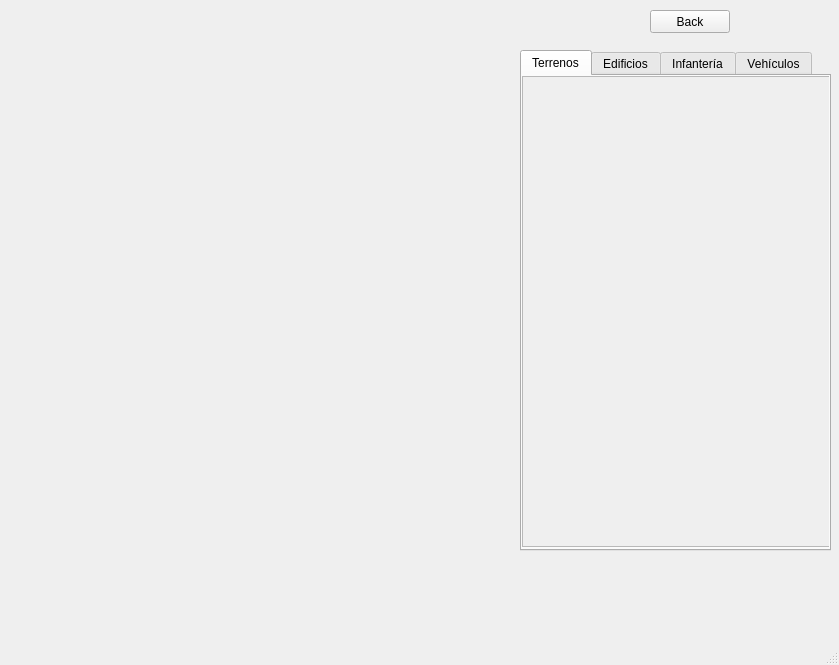
<?xml version="1.0" encoding="UTF-8"?>
<ui version="4.0">
 <class>MainWindow</class>
 <widget class="QMainWindow" name="MainWindow">
  <property name="geometry">
   <rect>
    <x>0</x>
    <y>0</y>
    <width>839</width>
    <height>665</height>
   </rect>
  </property>
  <property name="windowTitle">
   <string>MainWindow</string>
  </property>
  <widget class="QWidget" name="centralwidget">
   <widget class="QTabWidget" name="tabWidget">
    <property name="geometry">
     <rect>
      <x>520</x>
      <y>50</y>
      <width>311</width>
      <height>501</height>
     </rect>
    </property>
    <property name="currentIndex">
     <number>0</number>
    </property>
    <widget class="QWidget" name="tab_terrenos">
     <attribute name="title">
      <string>Terrenos</string>
     </attribute>
     <widget class="QScrollArea" name="scrollArea_terrenos">
      <property name="geometry">
       <rect>
        <x>0</x>
        <y>0</y>
        <width>381</width>
        <height>471</height>
       </rect>
      </property>
      <property name="widgetResizable">
       <bool>true</bool>
      </property>
      <widget class="QWidget" name="scrollAreaWidgetContents_terrenos">
       <property name="geometry">
        <rect>
         <x>0</x>
         <y>0</y>
         <width>379</width>
         <height>469</height>
        </rect>
       </property>
      </widget>
     </widget>
    </widget>
    <widget class="QWidget" name="tab_edificios">
     <attribute name="title">
      <string>Edificios</string>
     </attribute>
     <widget class="QScrollArea" name="scrollArea_edificios">
      <property name="geometry">
       <rect>
        <x>0</x>
        <y>0</y>
        <width>381</width>
        <height>471</height>
       </rect>
      </property>
      <property name="widgetResizable">
       <bool>true</bool>
      </property>
      <widget class="QWidget" name="scrollAreaWidgetContents_3">
       <property name="geometry">
        <rect>
         <x>0</x>
         <y>0</y>
         <width>379</width>
         <height>469</height>
        </rect>
       </property>
       <widget class="QWidget" name="gridLayoutWidget_3">
        <property name="geometry">
         <rect>
          <x>-1</x>
          <y>-1</y>
          <width>381</width>
          <height>481</height>
         </rect>
        </property>
        <layout class="QGridLayout" name="gridLayout_3"/>
       </widget>
      </widget>
     </widget>
    </widget>
    <widget class="QWidget" name="tab_infanteria">
     <attribute name="title">
      <string>Infantería</string>
     </attribute>
     <widget class="QScrollArea" name="scrollArea_infanteria">
      <property name="geometry">
       <rect>
        <x>0</x>
        <y>0</y>
        <width>311</width>
        <height>421</height>
       </rect>
      </property>
      <property name="widgetResizable">
       <bool>true</bool>
      </property>
      <widget class="QWidget" name="scrollAreaWidgetContents">
       <property name="geometry">
        <rect>
         <x>0</x>
         <y>0</y>
         <width>309</width>
         <height>419</height>
        </rect>
       </property>
       <widget class="QWidget" name="gridLayoutWidget_2">
        <property name="geometry">
         <rect>
          <x>-1</x>
          <y>-1</y>
          <width>311</width>
          <height>421</height>
         </rect>
        </property>
        <layout class="QGridLayout" name="gridLayout_2"/>
       </widget>
      </widget>
     </widget>
    </widget>
    <widget class="QWidget" name="tab_vehiculos">
     <attribute name="title">
      <string>Vehículos</string>
     </attribute>
     <layout class="QHBoxLayout" name="horizontalLayout">
      <item>
       <widget class="QScrollArea" name="scrollArea_vehiculos">
        <property name="widgetResizable">
         <bool>true</bool>
        </property>
        <widget class="QWidget" name="scrollAreaWidgetContents_4">
         <property name="geometry">
          <rect>
           <x>0</x>
           <y>0</y>
           <width>291</width>
           <height>456</height>
          </rect>
         </property>
         <widget class="QWidget" name="gridLayoutWidget">
          <property name="geometry">
           <rect>
            <x>-1</x>
            <y>-1</y>
            <width>361</width>
            <height>461</height>
           </rect>
          </property>
          <layout class="QGridLayout" name="gridLayout"/>
         </widget>
        </widget>
       </widget>
      </item>
     </layout>
    </widget>
   </widget>
   <widget class="QPushButton" name="backButton">
    <property name="geometry">
     <rect>
      <x>650</x>
      <y>10</y>
      <width>80</width>
      <height>23</height>
     </rect>
    </property>
    <property name="text">
     <string>Back</string>
    </property>
   </widget>
  </widget>
  <widget class="QMenuBar" name="menubar">
   <property name="geometry">
    <rect>
     <x>0</x>
     <y>0</y>
     <width>839</width>
     <height>21</height>
    </rect>
   </property>
  </widget>
  <widget class="QStatusBar" name="statusbar"/>
 </widget>
 <resources/>
 <connections/>
</ui>
